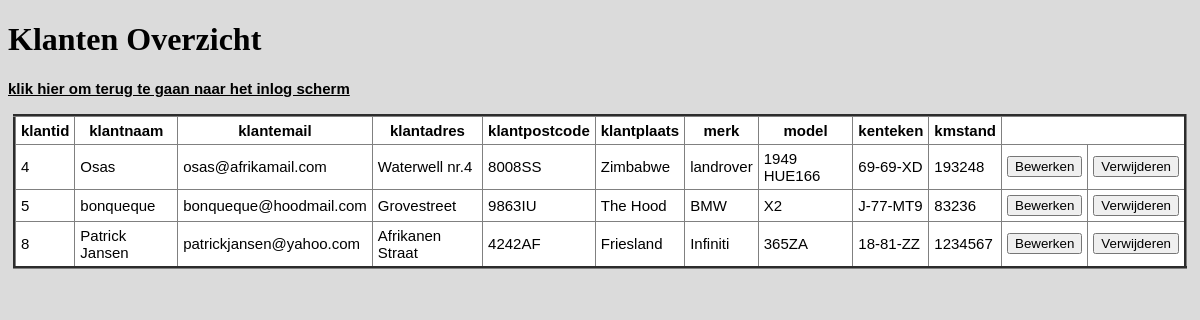
/medewerkermenu.php, run on the app's committed database.
### tables this page shows
CREATE TABLE `klant` (
  `klantid` int(11) NOT NULL,
  `klantnaam` varchar(100) NOT NULL,
  `klantemail` text NOT NULL,
  `klantadres` varchar(100) NOT NULL,
  `klantpostcode` char(6) NOT NULL,
  `klantplaats` varchar(50) NOT NULL,
  `merk` char(40) NOT NULL,
  `model` varchar(100) NOT NULL,
  `kenteken` char(8) NOT NULL,
  `kmstand` text NOT NULL
);

### medewerkermenu.php (the view, shortened to what this page needs)
<?php
include "gar-connect.php";
$stmt = $conn->prepare("SELECT * FROM klant");
$result = $stmt->execute();
$rows = $stmt->fetchALL();
?>
<!DOCTYPE html>
<html lang="nl">
    <head>
        <link rel="stylesheet" href="opmaakertanmenus.css">
    </head>
    <body>
        <h1>Klanten Overzicht</h1>
        <p><a href='ErtanLeden.php'>klik hier om terug te gaan naar het inlog scherm</a></p>
        <table border=1px>
            <tr>
                <th>klantid</th>
                <th>klantnaam</th>
                <th>klantemail</th>
                <th>klantadres</th>
                <th>klantpostcode</th>
                <th>klantplaats</th>
                <th>merk</th>
                <th>model</th>
                <th>kenteken</th>
                <th>kmstand</th>
            </tr>
    </body>
</html>
<?php
foreach($rows as $row) {
    echo "<tr>";
    echo "<td>" . $row['klantid'] . "</td>";
    echo "<td>" . $row['klantnaam'] . "</td>";
    echo "<td>" . $row['klantemail'] . "</td>";
    echo "<td>" . $row['klantadres'] . "</td>";
    echo "<td>" . $row['klantpostcode'] . "</td>";
    echo "<td>" . $row['klantplaats'] . "</td>";
    echo "<td>" . $row['merk'] . "</td>";
    echo "<td>" . $row['model'] . "</td>";
    echo "<td>" . $row['kenteken'] . "</td>";
    echo "<td>" . $row['kmstand'] . "</td>";
    echo "<td>";
        echo "<form method='post' id='medewerkermenu' action='gar-klantupdate.php'>";
        echo "<input type='submit' name='edit' value='Bewerken'/></form>";
    echo "</td>";
    echo "<td>";
        echo "<form method='post' id='form2' action='gar-klantdel.php'>";
        echo "<input type='submit' name='verwijderen' value='Verwijderen'/></form>";
    echo "</td>";
    echo "</tr>";
}
?>

### opmaakertanmenus.css (style rules this page uses)
body { background-color: rgb(219, 219, 219); }
h1 { color: black; }
table { border-collapse: collapse; border-width: 3px; margin: 5px; font-size: 15px; font-family: sans-serif; background-color: white; }
td, th { color: black; padding: 5px; }
a { color: black; font-size: 15px; font-family: sans-serif; font-weight: bolder; }

### data on the page
klant: klantid "4", klantnaam "Osas", klantemail "osas@afrikamail.com", klantadres "Waterwell nr.4", klantpostcode "8008SS", klantplaats "Zimbabwe", merk "landrover", model "1949 HUE166", kenteken "69-69-XD", kmstand "193248"
klant: klantid "5", klantnaam "bonqueque", klantemail "bonqueque@hoodmail.com", klantadres "Grovestreet", klantpostcode "9863IU", klantplaats "The Hood", merk "BMW", model "X2", kenteken "J-77-MT9", kmstand "83236"
klant: klantid "8", klantnaam "Patrick Jansen", klantemail "patrickjansen@yahoo.com", klantadres "Afrikanen Straat", klantpostcode "4242AF", klantplaats "Friesland", merk "Infiniti", model "365ZA", kenteken "18-81-ZZ", kmstand "1234567"
